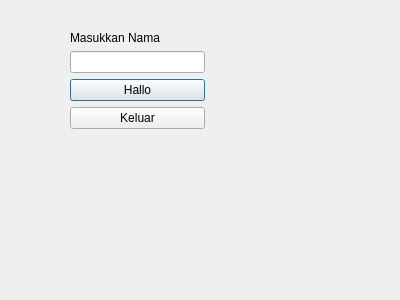
<?xml version="1.0" encoding="UTF-8"?>
<ui version="4.0">
 <class>Dialog</class>
 <widget class="QDialog" name="Dialog">
  <property name="geometry">
   <rect>
    <x>0</x>
    <y>0</y>
    <width>400</width>
    <height>300</height>
   </rect>
  </property>
  <property name="windowTitle">
   <string>Dialog</string>
  </property>
  <widget class="QWidget" name="">
   <property name="geometry">
    <rect>
     <x>70</x>
     <y>30</y>
     <width>135</width>
     <height>99</height>
    </rect>
   </property>
   <layout class="QVBoxLayout" name="verticalLayout">
    <item>
     <widget class="QLabel" name="label">
      <property name="text">
       <string>Masukkan Nama</string>
      </property>
     </widget>
    </item>
    <item>
     <widget class="QLineEdit" name="nameLineEdit"/>
    </item>
    <item>
     <widget class="QPushButton" name="showMessageButton">
      <property name="text">
       <string>Hallo</string>
      </property>
     </widget>
    </item>
    <item>
     <widget class="QPushButton" name="pushButton_2">
      <property name="text">
       <string>Keluar</string>
      </property>
     </widget>
    </item>
   </layout>
  </widget>
 </widget>
 <resources/>
 <connections/>
</ui>
